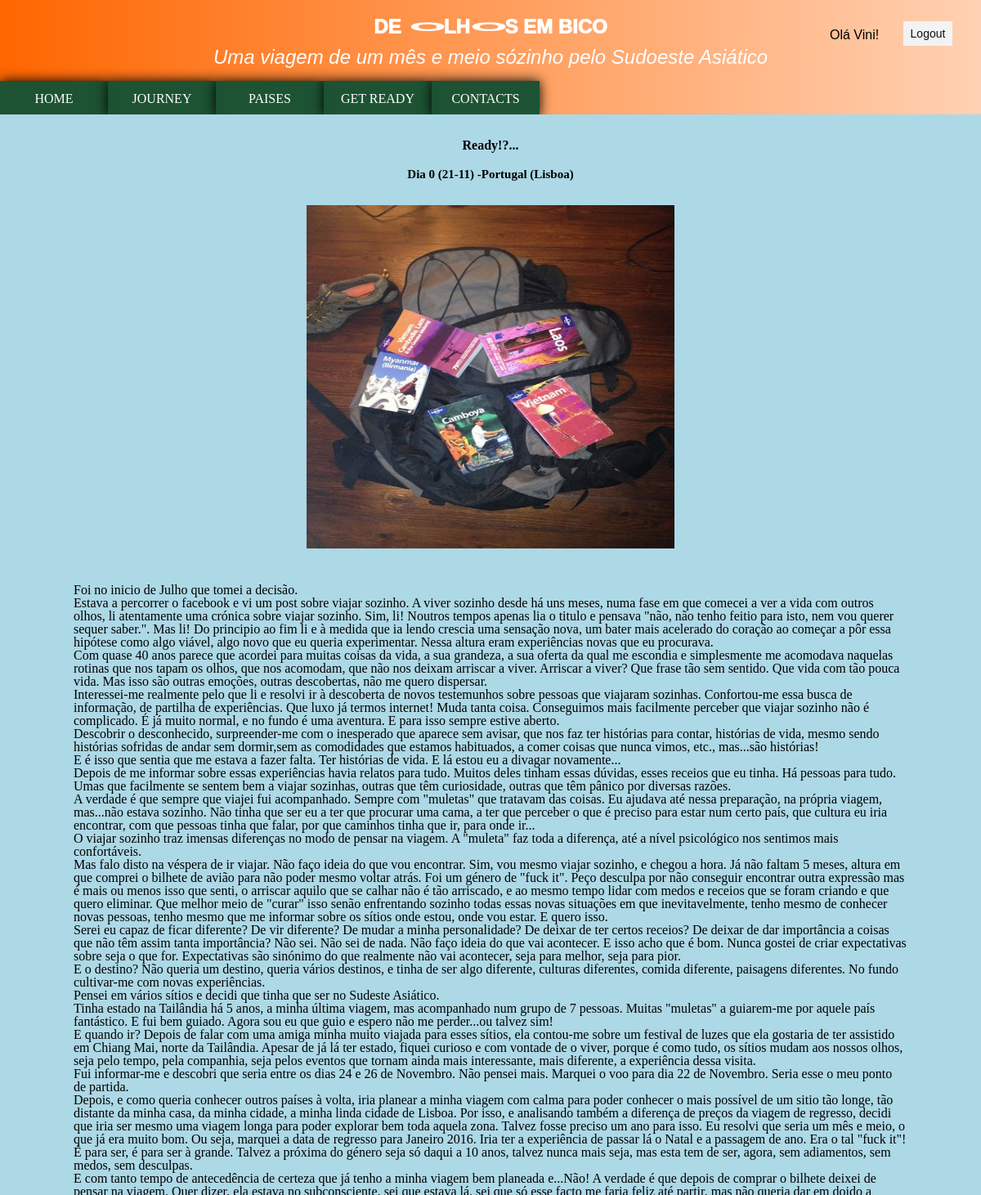
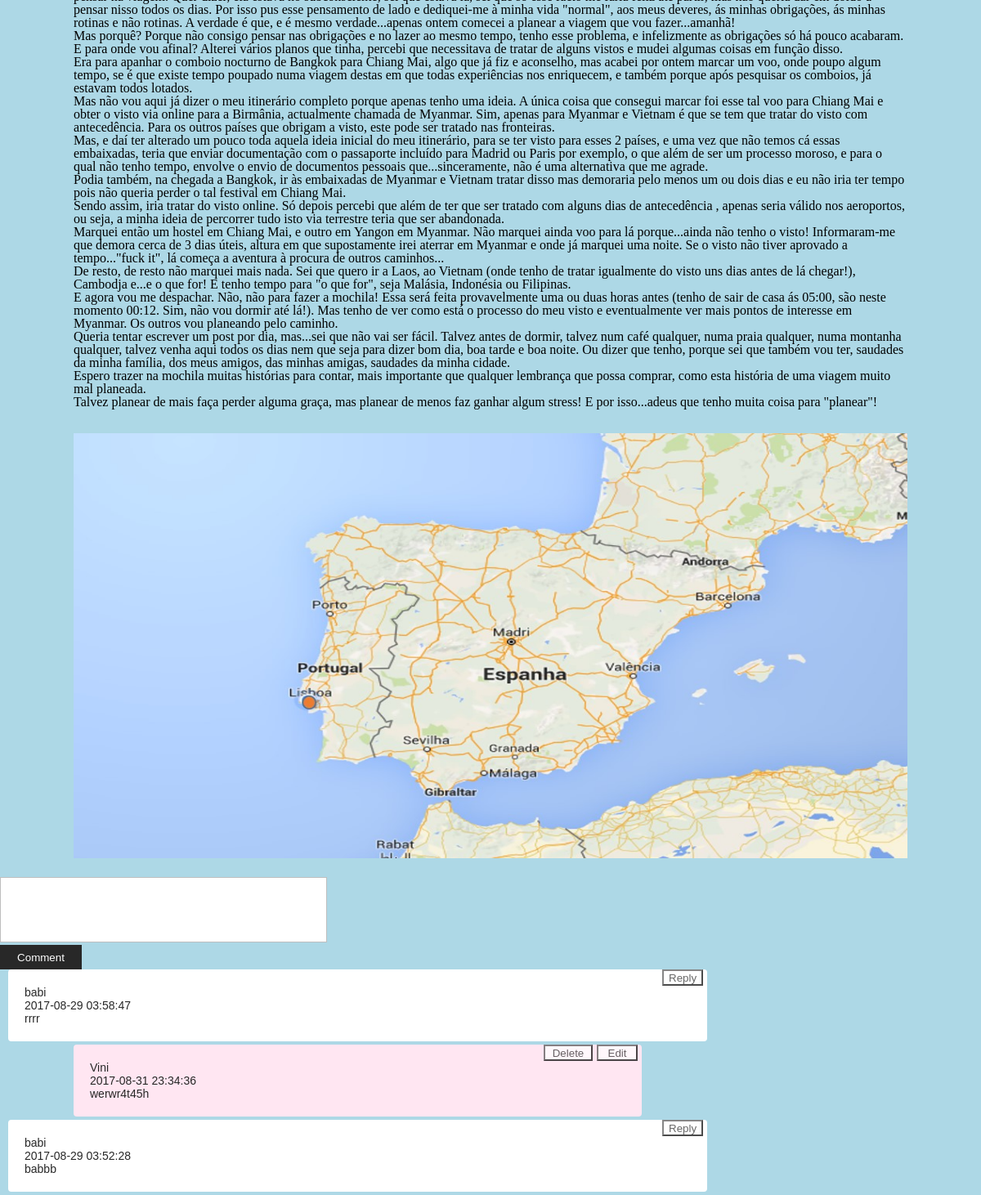
The app's page /paginasweb/artigos.php?dia=0 (signed in) with its own data (2 pictures, top to bottom).
### tables this page shows
CREATE TABLE `artigos` (
  `idblog` int(11) NOT NULL,
  `dia` int(20) NOT NULL,
  `title` varchar(100) NOT NULL,
  `location` varchar(100) NOT NULL,
  `content` text NOT NULL,
  `imgmapa` varchar(100) NOT NULL,
  `imgartigo` varchar(100) NOT NULL,
  `maplocation` varchar(100) DEFAULT NULL,
  `mapcountry` varchar(100) NOT NULL
);

CREATE TABLE `comments` (
  `idcomments` int(11) NOT NULL,
  `iduser` int(11) NOT NULL,
  `idblog` int(11) NOT NULL,
  `date` datetime NOT NULL,
  `message` text NOT NULL,
  `idreply` int(11) NOT NULL
);

CREATE TABLE `user` (
  `iduser` int(6) NOT NULL,
  `firstname` varchar(30) NOT NULL,
  `lastname` varchar(30) NOT NULL,
  `nickname` varchar(20) NOT NULL,
  `email` varchar(250) NOT NULL,
  `pwd` varchar(10) NOT NULL,
  `paissonho` varchar(120) NOT NULL,
  `paisviajou` varchar(10) NOT NULL,
  `paisdesejado` varchar(10) NOT NULL,
  `comida` int(1) NOT NULL,
  `pessoas` int(1) NOT NULL,
  `monumentos` int(11) NOT NULL,
  `paisagem` int(11) NOT NULL,
  `divertimento` int(11) NOT NULL,
  `aventura` int(11) NOT NULL,
  `descanso` int(11) NOT NULL,
  `h` varchar(50) DEFAULT NULL
);

### includes/comments.php (the view, shortened to what this page needs)
<!DOCTYPE html>
<html lang="en">
<head>
</head>
<body>
<?php
function getComments($connection) {
             if (isset($_GET["dia"])) {
             $idblog = $_GET["dia"];
	$sql = "SELECT * FROM comments WHERE idblog='$idblog' ORDER  by idreply DESC, date ASC" ;
	$result =mysqli_query($connection, $sql);
	while($row = mysqli_fetch_assoc($result)) {
		$iduser=$row['iduser'];
		$sqlUser = "SELECT * FROM user WHERE iduser='$iduser'";
	               $resultUser =mysqli_query($connection, $sqlUser);
	               if ($rowUser = mysqli_fetch_assoc($resultUser)) {
	               	 if($row['idcomments']==$row['idreply']) echo"<div class='comment-box'><p>";
	               	 else echo "<div class='reply-box'><p>";
	               	echo $rowUser['nickname']."<br>";
			echo $row['date']."<br>";
			echo nl2br($row['message']);
		              echo  "</p>";
		               if (isset($_SESSION['iduser'])) {
		               	if($_SESSION['nickname'] ==  $rowUser['nickname'] ) {
		               	    echo "
		                              <form class='delete' method='post' action='".deleteComments($connection)."'>
				          <input type='hidden' name='idcomments' value='".$row['idcomments']."'>
				          <input type='hidden' name='idblog' value='".$row['idblog']."'>
				          <input type='hidden' name='idreply' value='".$row['idreply']."'>
				          <button type='submit' name='commentDelete'> Delete</button>
			             </form>
			             <form class='edit' method='post' action='../includes/editcomments.php'>
				             <input type='hidden' name='idcomments' value='".$row['idcomments']."'>
				             <input type='hidden' name='idblog' value='".$row['idblog']."'>
				             <input type='hidden' name='iduser' value='".$row['iduser']."'>
				             <input type='hidden' name='date' value='".date('Y-m-d H:i:s')."'>
				             <input type='hidden' name='message' value='".$row['message']."'>
				             <button> Edit</button>
			             </form>";
		               	}
		               	else {
		               		    echo
		                              "<form class='edit' method='post' action='../includes/replycomments.php'>
				             <input type='hidden' name='idcomments' value='".$row['idcomments']."'>
				             <input type='hidden' name='idreply' value='".$row['idreply']."'>
				             <input type='hidden' name='iduser' value='".$_SESSION['iduser']."'>
				             <input type='hidden' name='idblog' value='".$row['idblog']."'>
				             <input type='hidden' name='date' value='".date('Y-m-d H:i:s')."'>
				             <button>Reply</button>
			             </form>";
		               	}
		               }
		          else {
		          	echo "<p class='messageLogin'>Precisa de se registar para responder</p>";
		          }
		                          echo "</div>";
	               }
	}
}
};
?>
</body>
</html>

### paginasweb/artigos.php (shortened to what this page needs)
<?php
require('../includes/config.php');
  if (isset($_GET["dia"])) {
$sql = "SELECT * FROM artigos WHERE dia='".$_GET['dia']."'";
 $result = mysqli_query($connection, $sql);
 $row = mysqli_fetch_assoc($result);
}
 include '../includes/comments.php';
include_once '../includes/header.php';
?>
<!DOCTYPE html>
<html lang="en">
<head>
           <link href="../css/styles.css" type="text/css" rel="stylesheet">
</head>
<body>
<div class="activeArticle">
	<h1><?php echo $row['title']; ?></h1>
	<h3><?php echo $row['location']; ?></h3>
	<div class="imgArtigo">
	   <img  src="<?php echo $row['imgartigo']; ?>"/>
	</div>
	<div class="text"><?php echo nl2br($row['content']); ?></div>
	<div class="imgArtigoMapa">
	   <img  src="<?php echo $row['imgmapa']; ?>"/>
	</div>
</div>
<?php
    if (isset($_SESSION['iduser'])) {
    	if (isset($_GET["dia"])) {
    		$idblog=$_GET["dia"];
 echo"
<form method='POST' action='".setComments($connection)."'>
	<input type='hidden' name='iduser' value='".$_SESSION['iduser']."'>
	<input type='hidden' name='idblog' value='".$idblog."'>
	<input type='hidden' name='date' value='".date('Y-m-d H:i:s')."'>
	<textarea name='message'></textarea><br>
	<button class='comment' type='submit' name='commentSubmit'>Comment</button>
</form>";
}
} else{
	echo "Precisa de se registar para comentar!";
}
getComments($connection);
?>
</body>
</html>

### css/styles.css (style rules this page uses)
html, body, div, span, object, iframe, h1, h2, h3, h4, h5, h6, p, blockquote, pre, abbr, address, cite, code, del, dfn, em, img, ins, kbd, q, samp, small, strong, sub, sup, var, b, i, dl, dt, dd, ol, ul, li, fieldset, form, label, legend, table, caption, tbody, tfoot, thead, tr, th, td, article, aside, canvas, details, figcaption, figure, footer, header, hgroup, menu, nav, section, summary, time, mark, audio, video { margin:0; padding:0; border:0; outline:0; font-size:100%; vertical-align:baseline; background:transparent; }
body { line-height:1; }
.activeArticle { display: block; margin: 20px 90px; }
.activeArticle h1, .activeArticle h3 { text-align: center; color: black; padding: 10px; }
.activeArticle h3 { font-size: 15px; }
.activeArticle .imgArtigo { text-align: center; }
.imgArtigo img { padding: 20px 20px 40px 20px; height: 420px; width: 450px; }
.imgArtigoMapa img { height: 520px; width: 100%; padding-top: 30px; }
textarea { width: 400px; height: 80px; background-color: #fff; resize: none; }
button.comment { width: 100px; height: 30px; background-color: #282828; border: none; color: #fff; font-family: arial; font-weight: 400; cursor: pointer; }
.comment-box { width: 815px; padding: 20px; margin-bottom: 4px; background-color: #fff; border-radius: 4px; position: relative; left: 10px; }
.reply-box { width: 655px; padding: 20px; margin-bottom: 4px; background-color: #ffe6f2; border-radius: 4px; position: relative; left: 90px; }
.comment-box p { font-family: arial; font-size: 14px; line-height: 16px; color: #282828; font-weight: 150; }
.reply-box p { font-family: arial; font-size: 14px; line-height: 16px; color: #282828; font-weight: 100; }
.edit { position: absolute; top: 0px; right: 5px; }
.edit button { width: 50px; height: 20px; color: #282828; background-color: #fff; opacity: 0.7; }
.delete { position: absolute; top: 0px; right: 60px; }
.delete button { width: 60px; height: 20px; color: #282828; background-color: #fff; opacity: 0.7; }
.form input[type=text], .form input[type=email], textarea, select { box-sizing: border-box; border:1px solid #BEBEBE; padding: 7px; margin:0px; outline: none; }

### paginasweb/artigos.php (style rules this page uses)
body { background-color: lightblue; }

### records on screen
artigos: title "Ready!?...", location "Dia 0 (21-11) -Portugal (Lisboa)", content "Foi no inicio de Julho que tomei a decisão. Estava a percorrer o facebook e vi um post sobre viajar sozinho. A viver sozinho desde há uns meses, numa fase em que comecei a ver a vida com outros olhos, li atentamente uma crónica sobre viajar sozinho. Sim, li! Noutros tempos apenas lia o titulo e pensava \"não, não tenho feitio para isto, nem vou querer sequer saber.\". Mas li! Do principio ao fim li e à medida que ia lendo crescia uma sensação nova, um bater mais acelerado do coração ao começar a pôr essa hipótese como algo viável, algo novo que eu queria experimentar. Nessa altura eram experiências novas que eu procurava. Com quase 40 anos parece que acordei para muitas coisas da vida, a sua…", imgmapa (picture)
comments: iduser.nickname "babi", date "2017-08-29 03:58:47", message "rrrr"
comments: iduser.nickname "Vini", date "2017-08-31 23:34:36", message "werwr4t45h"
comments: iduser.nickname "babi", date "2017-08-29 03:52:28", message "babbb"

### other values on screen
$_SESSION['nickname'] "Vini"
